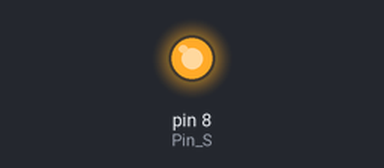
A sketch run on a simulated Arduino Uno, built with avr-gcc and run on an emulated ATmega328P. On the bench: output pins drawn as LEDs (lit = HIGH).

Above: at 2.0 s.
At 5.0 s:
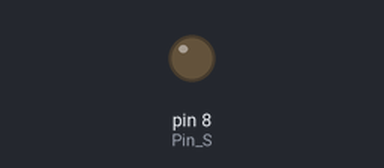
Timing chart, 0 to 7.8 s (numbered marks = the images above):
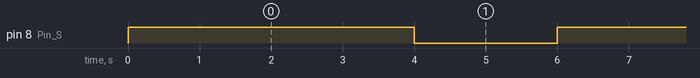

Measured:
- by itself, pin 8 (Pin_S): alternates HIGH for 4.0 s and LOW for 2.0 s

The sketch:

KY-012.ino
```cpp
int Pin_S = 8;

void setup()
{
  pinMode(Pin_S,OUTPUT);
}

void loop()
{
  digitalWrite(Pin_S,HIGH);
  delay(4000);
  digitalWrite(Pin_S,LOW);
  delay(2000);
}
```
